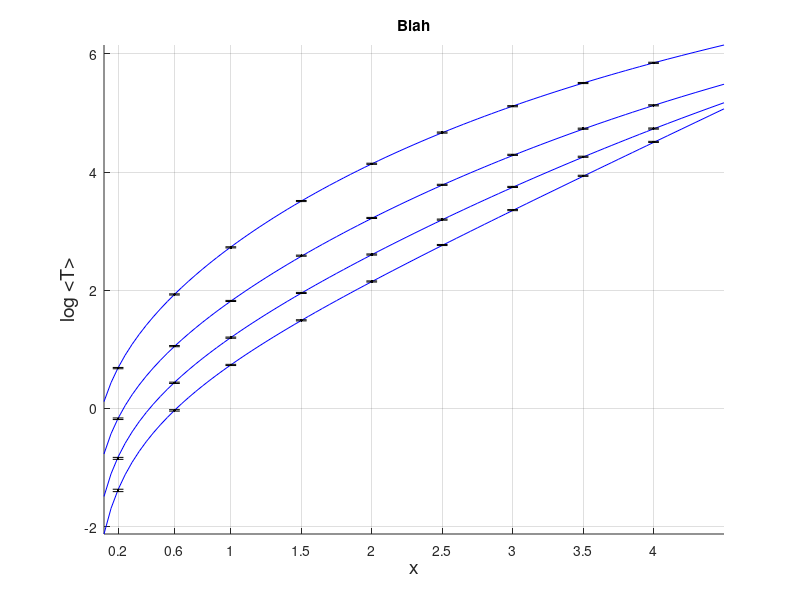

Source code (MATLAB): (Note: this script raises an error after producing the figure.)
fs_label=14;

load('data/data4comparison3.mat');
h=figure
hold on
plot(x_tab2,log(meanTa(:,:)),'b');
%plot(x_tab,log(meanTs(:,:)),'k.','MarkerSize',12);

for i=1:size(meanTs,1)    
    errorbar(x_tab,log(meanTs(i,:)),3*sdevT(i,:)./meanTs(i,:),'k.');
end
set(gca,'XTick',x_tab)

xlabel('x','fontsize',fs_label);
ylabel('log <T>','fontsize',fs_label);
grid on
axis tight
title('Blah')
printpdf(h,'graphics/mfat_comp_x');
